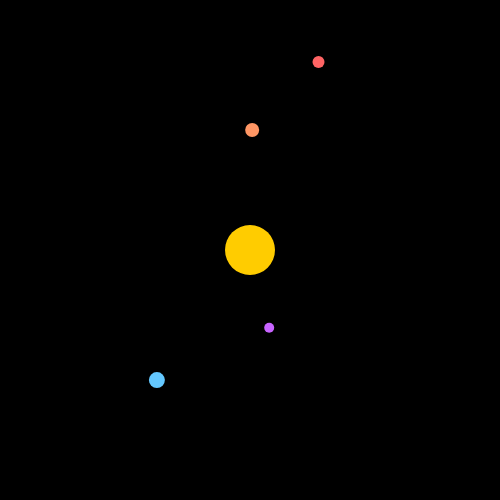
Frame 1 (no input)
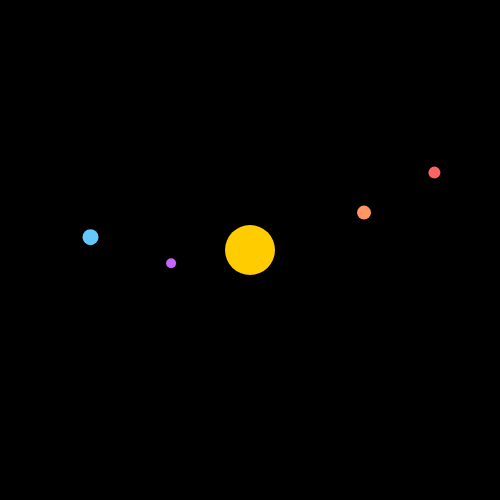
Frame 60 (no input)
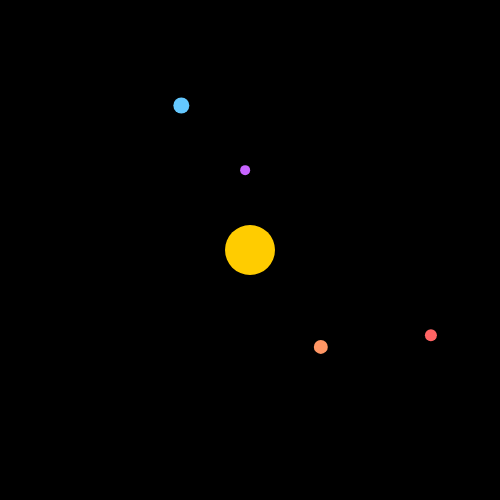
Frame 120 (the mouse pressed at the canvas centre since frame 60)

The p5.js sketch that drew these frames (run headless with seeded random() and noise() and a simulated clock; from frame 60 on, the mouse is pressed at the canvas centre):

// p5.js sketch
// ── sketch.js
let planets = [];

function setup() {
  createCanvas(500, 500);
  angleMode(DEGREES);
  noStroke();

  // 惑星の定義（距離, サイズ, 色, 公転速度）
  planets.push(new Planet(0, 50, color(255, 204, 0), 0)); // 太陽
  planets.push(new Planet(80, 10, color(200, 100, 255), 1.6)); // 水星
  planets.push(new Planet(120, 14, color(255, 150, 100), 1.2)); // 金星
  planets.push(new Planet(160, 16, color(100, 200, 255), 1)); // 地球
  planets.push(new Planet(200, 12, color(255, 100, 100), 0.8)); // 火星
}

function draw() {
  background(0);
  translate(width / 2, height / 2);

  for (let p of planets) {
    p.update();
    p.display();
  }
}

class Planet {
  constructor(distance, size, col, speed) {
    this.distance = distance;
    this.size = size;
    this.col = col;
    this.angle = random(360);
    this.speed = speed;
  }

  update() {
    this.angle += this.speed;
  }

  display() {
    let x = cos(this.angle) * this.distance;
    let y = sin(this.angle) * this.distance;

    fill(this.col);
    ellipse(x, y, this.size);
  }
}
